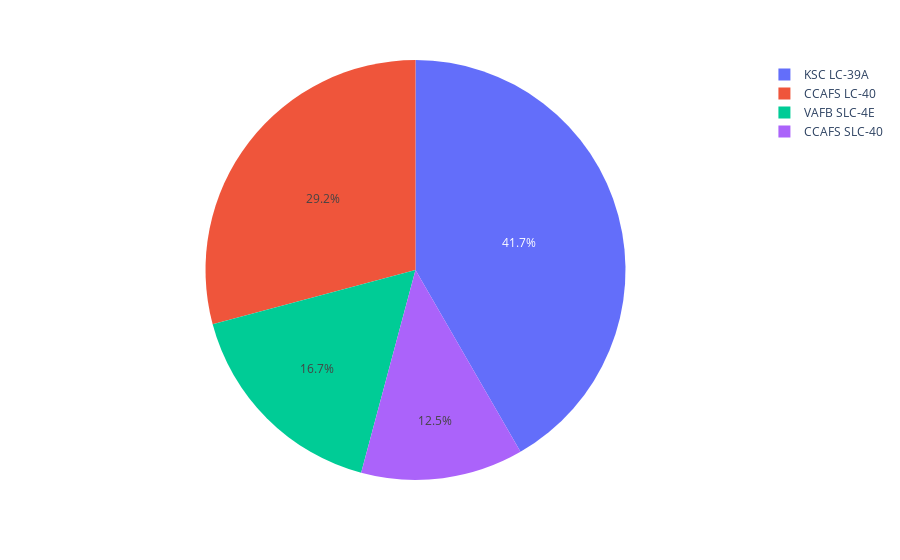

The cell this chart's notebook holds for it:
### Code cell
px.pie(data_frame=spacex_df, values='class', names='Launch Site')

### Figure 1 — Plotly figure (JSON) as saved in the notebook; plotly's stock layout.template omitted (floating-point values rounded to 4 significant figures)
{"data": [{"domain": {"x": [0, 1], "y": [0, 1]}, "hovertemplate": "Launch Site=%{label}<br>class=%{value}<extra></extra>", "labels": ["CCAFS LC-40", "CCAFS LC-40", "CCAFS LC-40", "CCAFS LC-40", "CCAFS LC-40", "CCAFS LC-40", "CCAFS LC-40", "CCAFS LC-40", "CCAFS LC-40", "CCAFS LC-40", "CCAFS LC-40", "CCAFS LC-40", "CCAFS LC-40", "CCAFS LC-40", "CCAFS LC-40", "CCAFS LC-40", "CCAFS LC-40", "CCAFS LC-40", "CCAFS LC-40", "CCAFS LC-40", "CCAFS LC-40", "CCAFS LC-40", "CCAFS LC-40", "CCAFS LC-40", "CCAFS LC-40", "CCAFS LC-40", "VAFB SLC-4E", "VAFB SLC-4E", "VAFB SLC-4E", "VAFB SLC-4E", "VAFB SLC-4E", "VAFB SLC-4E", "VAFB SLC-4E", "VAFB SLC-4E", "VAFB SLC-4E", "VAFB SLC-4E", "KSC LC-39A", "KSC LC-39A", "KSC LC-39A", "KSC LC-39A", "KSC LC-39A", "KSC LC-39A", "KSC LC-39A", "KSC LC-39A", "KSC LC-39A", "KSC LC-39A", "KSC LC-39A", "KSC LC-39A", "KSC LC-39A", "CCAFS SLC-40", "CCAFS SLC-40", "CCAFS SLC-40", "CCAFS SLC-40", "CCAFS SLC-40", "CCAFS SLC-40", "CCAFS SLC-40"], "legendgroup": "", "name": "", "showlegend": true, "type": "pie", "values": [0, 0, 0, 0, 0, 0, 0, 0, 0, 0, 0, 0, 0, 0, 0, 0, 0, 1, 1, 0, 1, 1, 1, 0, 1, 1, 0, 0, 1, 1, 1, 1, 0, 0, 0, 0, 1, 0, 1, 1, 0, 1, 1, 0, 1, 1, 1, 1, 1, 1, 1, 0, 0, 0, 1, 0]}], "layout": {"autosize": true, "legend": {"tracegroupgap": 0}, "margin": {"t": 60}}}
